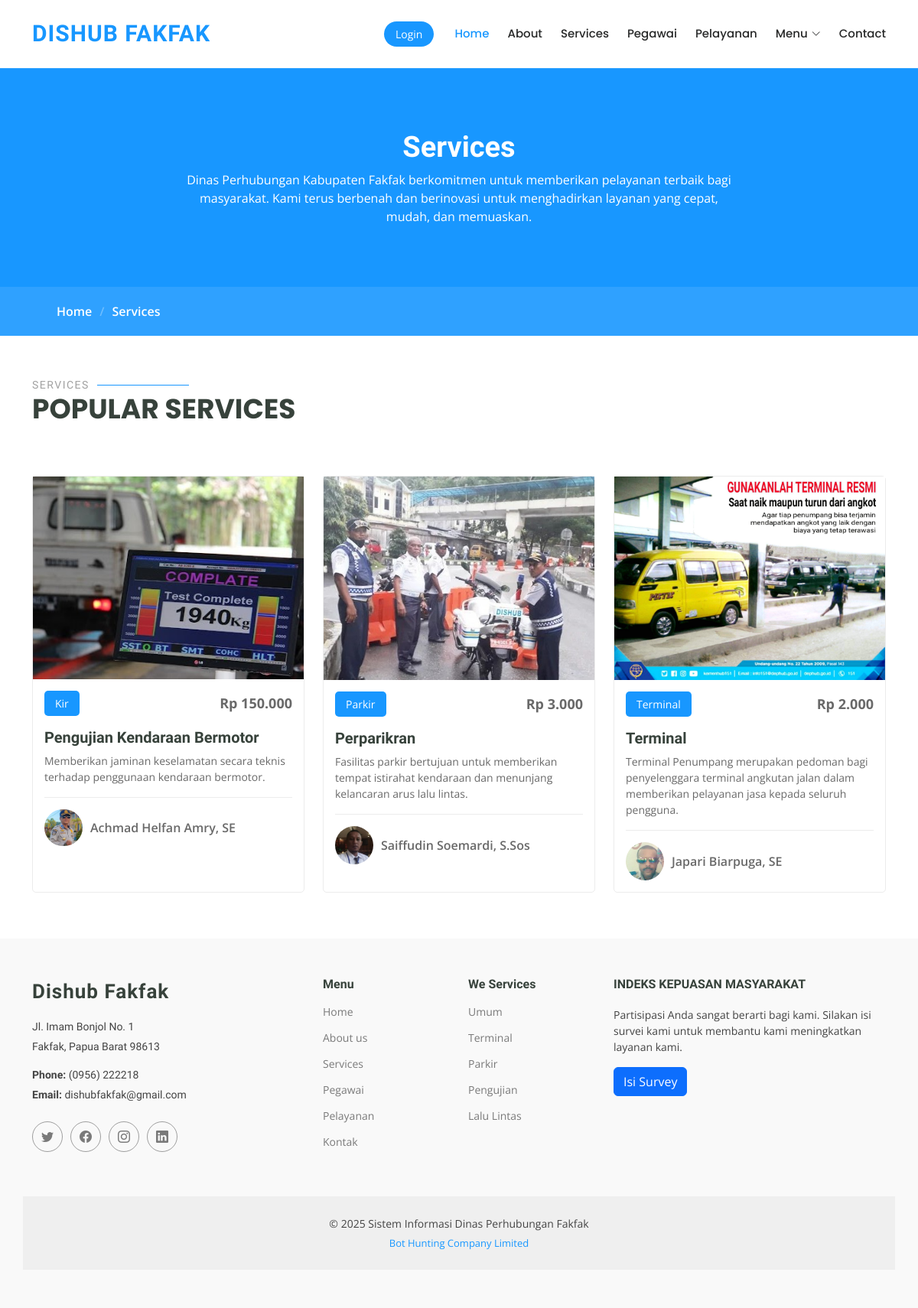
/courses.php, run on the app's committed database.
### tables this page shows
CREATE TABLE `testimoni_pelayanan` (
  `id` int NOT NULL,
  `sebutan` varchar(255) NOT NULL,
  `harga` int NOT NULL,
  `nama` varchar(255) NOT NULL,
  `keterangan` text NOT NULL,
  `pejabat` varchar(255) NOT NULL,
  `foto` varchar(255) DEFAULT NULL,
  `gambar` blob NOT NULL
);

### courses.php (the view, shortened to what this page needs)
<?php include("header.php"); ?>
<main class="main">
    <div class="page-title" data-aos="fade">
        <div class="heading">
            <div class="container">
                <div class="row d-flex justify-content-center text-center">
                    <div class="col-lg-8">
                        <h1>Services</h1>
                        <p class="mb-0">Dinas Perhubungan Kabupaten Fakfak berkomitmen untuk memberikan pelayanan terbaik bagi masyarakat. Kami terus berbenah dan berinovasi untuk menghadirkan layanan yang cepat, mudah, dan memuaskan.</p>
                    </div>
                </div>
            </div>
        </div>
        <nav class="breadcrumbs">
            <div class="container">
                <ol>
                    <li><a href="index.php">Home</a></li>
                    <li class="current">Services</li>
                </ol>
            </div>
        </nav>
    </div>
    <section id="courses" class="courses section">
        <div class="container section-title" data-aos="fade-up">
            <h2>Services</h2>
            <p class="">Popular Services</p>
        </div>
        <div class="container">
            <div class="row">
                <?php
                include_once 'config.php';
                $sql = "SELECT * FROM testimoni_pelayanan";
                $result = $koneksi->query($sql);
                if ($result->num_rows > 0) {
                    while ($row = $result->fetch_assoc()) {
                ?>
                        <div class="col-lg-4 col-md-6 d-flex align-items-stretch" data-aos="zoom-in" data-aos-delay="100">
                            <div class="course-item">
                                <img src="assets/img/pelayanan/<?php echo $row['gambar']; ?>" class="img-fluid" alt="">
                                <div class="course-content">
                                    <div class="d-flex justify-content-between align-items-center mb-3">
                                        <p class="category"><?php echo $row['sebutan']; ?></p>
                                        <p class="price">Rp <?php echo number_format($row['harga'], 0, ',', '.'); ?></p>
                                    </div>
                                    <h3><a href="#"><?php echo $row['nama']; ?></a></h3>
                                    <p class="description"><?php echo $row['keterangan']; ?></p>
                                    <div class="trainer d-flex justify-content-between align-items-center">
                                        <div class="trainer-profile d-flex align-items-center">
                                            <img src="assets/img/trainers/<?php echo $row['foto']; ?>" class="img-fluid" alt="">
                                            <a href="#" target="_blank" class="trainer-link"><?php echo $row['pejabat']; ?></a>
                                        </div>
                                    </div>
                                </div>
                            </div>
                        </div>
                <?php
                    }
                } else {
                    echo "Data tidak ditemukan.";
                }
                ?>
            </div>
        </div>
    </section>
</main>
<?php include("footer.php"); ?>

### assets/css/main.css (style rules this page uses)
:root { --default-font: "Open Sans", system-ui, -apple-system, "Segoe UI", Roboto, "Helvetica Neue", Arial, "Noto Sans", "Liberation Sans", sans-serif, "Apple Color Emoji", "Segoe UI Emoji", "Segoe UI Symbol", "Noto Color Emoji"; --heading-font: "Raleway", sans-serif; --nav-font: "Poppins", sans-serif; }
:root { --background-color: #ffffff; --background-color-rgb: 255, 255, 255; --default-color: #444444; --default-color-rgb: 68, 68, 68; --heading-color: #37423b; --heading-color-rgb: 55, 66, 59; --accent-color: #1897ff; --accent-color-rgb: 95, 207, 128; --contrast-color: #ffffff; --contrast-color-rgb: 255, 255, 255; }
:root { --nav-color: #272828; --nav-hover-color: #1897ff; --nav-dropdown-color: #272828; --nav-dropdown-hover-color: #1897ff; --nav-dropdown-background-color: #ffffff; }
:root { scroll-behavior: smooth; }
body { color: var(--default-color); background-color: var(--background-color); font-family: var(--default-font); }
a { color: var(--accent-color); text-decoration: none; transition: 0.3s; }
h1, h2, h3, h4, h5, h6 { color: var(--heading-color); font-family: var(--heading-font); }
.page-title { --default-color: var(--contrast-color); --default-color-rgb: var(--contrast-color-rgb); --background-color: var(--accent-color); --heading-color: var(--contrast-color); color: var(--default-color); background-color: var(--background-color); position: relative; }
.page-title .heading { padding: 80px 0; border-top: 1px solid rgba(var(--default-color-rgb), 0.1); }
.page-title .heading h1 { font-size: 38px; font-weight: 700; }
.page-title nav { background-color: rgba(var(--default-color-rgb), 0.099); padding: 20px 0; }
.page-title nav a { color: var(--default-color); }
.page-title nav ol { display: flex; flex-wrap: wrap; list-style: none; margin: 0; font-size: 16px; font-weight: 600; }
.page-title nav ol li+li { padding-left: 10px; }
.page-title nav ol li+li::before { content: "/"; display: inline-block; padding-right: 10px; color: rgba(var(--default-color-rgb), 0.3); }
section, .section { color: var(--default-color); background-color: var(--background-color); padding: 60px 0; scroll-margin-top: 900px; overflow: clip; }
.section-title { padding-bottom: 60px; position: relative; }
.section-title h2 { font-size: 14px; font-weight: 500; padding: 0; line-height: 1px; margin: 0; letter-spacing: 1.5px; text-transform: uppercase; color: rgba(var(--default-color-rgb), 0.5); position: relative; }
.section-title h2::after { content: ""; width: 120px; height: 1px; display: inline-block; background: var(--accent-color); margin: 4px 10px; }
.section-title p { color: var(--heading-color); margin: 0; font-size: 36px; font-weight: 700; font-family: var(--nav-font); text-transform: uppercase; }
.courses .course-item { border-radius: 5px; border: 1px solid rgba(var(--default-color-rgb), 0.1); }
.courses .course-content { padding: 15px; }
.courses .course-content h3 { font-weight: 700; font-size: 20px; }
.courses .course-content h3 a { color: var(--heading-color); transition: 0.3s; }
.courses .course-content .category { background: var(--accent-color); color: var(--contrast-color); font-size: 14px; padding: 6px 14px; margin: 0; border-radius: 5px; }
.courses .course-content .price { margin: 0; font-weight: 700; font-size: 18px; color: rgba(var(--default-color-rgb), 0.8); }
.courses .course-content .description { font-size: 14px; color: rgba(var(--default-color-rgb), 0.8); }
.courses .trainer { padding-top: 15px; border-top: 1px solid rgba(var(--default-color-rgb), 0.1); }
.courses .trainer .trainer-profile img { max-width: 50px; border-radius: 50px; }
.courses .trainer .trainer-profile .trainer-link { padding-left: 10px; font-weight: 600; font-size: 16px; color: rgba(var(--default-color-rgb), 0.8); transition: 0.3s; }

### data on the page
testimoni_pelayanan: gambar (picture), sebutan "Kir", harga "150.000", nama "Pengujian Kendaraan Bermotor", keterangan "Memberikan jaminan keselamatan secara teknis terhadap penggunaan kendaraan bermotor.", foto (picture), pejabat "Achmad Helfan Amry, SE"
testimoni_pelayanan: gambar (picture), sebutan "Parkir", harga "3.000", nama "Perparikran", keterangan "Fasilitas parkir bertujuan untuk memberikan tempat istirahat kendaraan dan menunjang kelancaran arus lalu lintas.", foto (picture), pejabat "Saiffudin Soemardi, S.Sos"
testimoni_pelayanan: gambar (picture), sebutan "Terminal", harga "2.000", nama "Terminal", keterangan "Terminal Penumpang merupakan pedoman bagi penyelenggara terminal angkutan jalan dalam memberikan pelayanan jasa kepada seluruh pengguna.", foto (picture), pejabat "Japari Biarpuga, SE"
